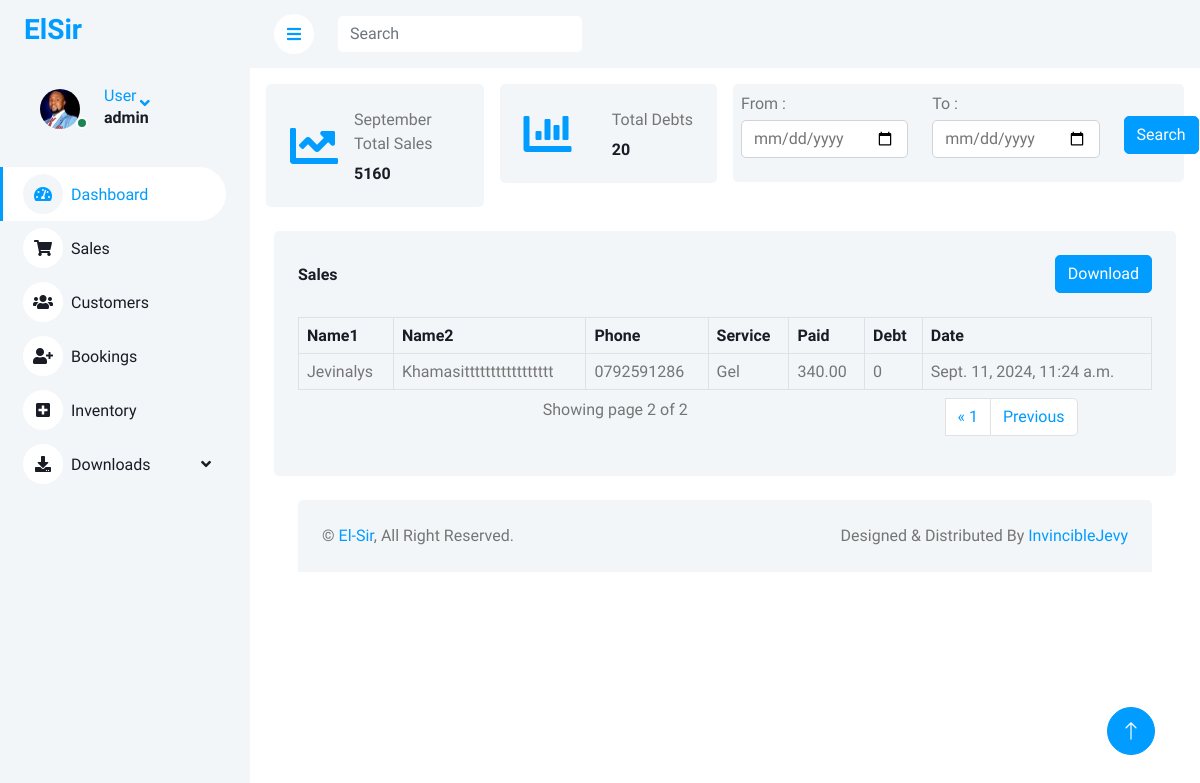
The app's page /salesrepo/?page=2 (signed in) with its own data.
### elsiruser/models.py (models this page shows, shortened)
class Sale(models.Model):
    customer_name = models.ForeignKey(Customer, on_delete = models.PROTECT)
    phone = models.CharField(max_length=12,null=True)
    services = models.CharField(max_length=255,default="" )
    CASH = "cash"
    MPESA = "Mpesa"
    PAYMENT_MODE = {
        CASH : "cash",
        MPESA : "Mpesa"
        }
    payment_mode = models.CharField(
    max_length= 10,
    choices=PAYMENT_MODE,
    default=CASH,
    )
    mpesa_code = models.CharField(max_length=255, null=True)
    amount = models.DecimalField(max_digits=40, decimal_places=2,default=0)
    date_paid = models.DateTimeField(default=timezone.now)
    class Meta:
        ordering:['-date_paid'] # type: ignore

class Customer(models.Model):
    first_name = models.CharField(max_length=255)
    second_name = models.CharField(max_length=255)
    phone = models.CharField(max_length=12)
    email_address =models.EmailField(null=True,blank=True)
    debt = models.IntegerField(null=True, blank=True,default=0)
    loyalty_points = models.FloatField(null=True, blank=True,default=0)

### elsiruser/views.py (the view)
# urls.py: path('salesrepo/',views.salesrepo, name="salesrepo"),
@login_required(login_url='login')
def salesrepo(request):
        sales = Sale.objects.all().order_by('-date_paid')
        myFilter = salesRepofilter(request.GET,queryset=sales)
        sales=myFilter.qs
        month = timezone.now()
        dispmonth= month.strftime("%B")
        for sale in sales:
            sale.services_list = ast.literal_eval(sale.services)
        now = timezone.now()
        start_of_month = now.replace(day=1)
        end_of_month = (start_of_month + timezone.timedelta(days=32)).replace(day=1)
        total_sales_current_month = Sale.objects.filter(
        date_paid__gte=start_of_month,
        date_paid__lt=end_of_month).aggregate(total_sales=Sum('amount'))['total_sales'] or 0
        total_debt = Customer.objects.aggregate(total_debt=Sum('debt'))['total_debt'] or 0
        paginator = Paginator(sales,7)
        page_number = request.GET.get('page')
        page_obj =Paginator.get_page(paginator, page_number)
        context = {'sales':sales,'myFilter':myFilter, 'page_obj':page_obj,'dispmonth':dispmonth,'total_sales_current_month':total_sales_current_month,'total_debt':total_debt}
        return render(request,'salesRepo.html',context)

### elsiruser/templates/salesRepo.html (shortened to what this page needs)
{% extends 'base.html' %}
{% load static %}
{% block content %}
{%include 'sidebar.html' %}
        <div class="content">
            <nav class="navbar navbar-expand bg-light navbar-light sticky-top px-4 py-0">
                <a href="{% url 'dashboard' %}" class="sidebar-toggler flex-shrink-0">
                    <i class="fa fa-bars"></i>
                </a>
                <form class="d-md-flex mt-3 ms-4">
                    <input class="form-control border-0" type="search" placeholder="Search">
                </form>
            </nav>
            <div class="container-fluid pt-3 px-3">
                <div class="row g-3">
                    <div class="col-sm-4 col-xl-3">
                        <div class="bg-light rounded d-flex align-items-center justify-content-between p-4">
                            <i class="fa fa-chart-line fa-3x text-primary"></i>
                            <div class="ms-3">
                                <p class="mb-2">{{dispmonth}} Total Sales</p>
                                <h6 class="mb-0">{{ total_sales_current_month }}</h6>
                            </div>
                        </div>
                    </div>
                    <div class="col-sm-6 col-xl-3">
                        <div class="bg-light rounded d-flex align-items-center justify-content-between p-4">
                            <i class="fa fa-chart-bar fa-3x text-primary"></i>
                            <div class="ms-3">
                                <p class="mb-2"> Total Debts</p>
                                <h6 class="mb-0">{{ total_debt}}</h6>
                            </div>
                        </div>
                    </div>
                    <div class="col-sm-4 col-xl-6">
                        <div class="bg-light rounded d-flex align-items-center justify-content-between p-2">
                            <form action="" method="GET">
                                <div class="row">
                                    <div class="col-sm-5">
                                        <div class="form-group">
                                          <label class="mb-1" for="">From : </label>
                                           {{myFilter.form.fromdate}}
                                        </div>
                                    </div>
                                    <div class="col-md-5">
                                        <div class="form-group">
                                          <label class="mb-1" for="">To : </label>
                                          {{myFilter.form.todate}}
                                        </div>
                                    </div>
                                    <div class="col-md-2">
                                        <br class="mb-1">
                                        <button class="btn btn-primary btn-primary-sm" type="submit">Search</button>
                                    </div>
                                </div>
                            </form>
                        </div>
                    </div>
                </div>
            </div>
            <div class="container-fluid pt-4 px-4">
                <div class="bg-light text-center rounded p-4">
                        <div class="col-md-12">
                            <div class="d-flex align-items-center justify-content-between mb-4">
                                <h6 class="mb-0">Sales</h6>
                                <a href="{% url 'export-excel' %}" class="btn btn-primary">Download</a>
                            </div>
                        </div>
                    <div class="app-table">
                        <div class="table-responsive">
                            <table class="table text-start align-middle table-bordered table-hover mb-0">
                                <thead>
                                    <tr class="text-dark">
                                        <th scope="col">Name1</th>
                                        <th scope="col">Name2</th>
                                        <th scope="col">Phone</th>
                                        <th scope="col">Service</th>
                                        <th scope="col">Paid</th>
                                        <th scope="col">Debt</th>
                                        <th scope="col">Date</th>
                                    </tr>
                                </thead>
                                <tbody>
                                    {% for sale in page_obj %}
                                    <tr>
                                        <td>{{sale.customer_name.first_name}}</td>
                                        <td>{{sale.customer_name.second_name}}</td>
                                        <td>{{sale.phone}}</td>
                                        <td>{{sale.services_list|join:", "}}</td>
                                        <td>{{sale.amount}}</td>
                                        <td>{{sale.customer_name.debt}}</td>
                                        <td>{{sale.date_paid}}</td>
                                    </tr>
                                    {% endfor %}
                                </tbody>
                            </table>
                        </div>
                    </div>
                    <div class="pagination-container pt-2">
                        <div class="row">
                            <div class="col-md-9">
                                Showing page {{page_obj.number}} of {{ page_obj.paginator.num_pages }}
                            </div>
                            <ul class="pagination align-right float-right mr-auto , col-md-3">
                                {% if page_obj.has_previous %}
                                <li {% if page_obj.number == 1 %} class="page-item active" {% endif %}><a class="page-link" href="?page=1">&laquo; 1</a></li>
                                <li class="page-item"> <a class="page-link" href="?page={{ page_obj.previous_page_number }}">Previous</a></li>
                                {% endif %}
                                </ul>
                        </div>
                    </div>
            </div>
{% endblock %}

### elsiruser/templates/sidebar.html (shortened to what this page needs)
{% load static %}
<div class="sidebar pe-4 pb-3">
    <nav class="navbar bg-light navbar-light">
        <a href="{% url 'dashboard' %}" class="navbar-brand mx-4 mb-3">
            <h3 class="text-primary"></i>ElSir</h3>
        </a>
        {% if user.is_authenticated %}
            <div class="nav-item dropdown">
                <a href="#" class="nav-link dropdown-toggle" data-bs-toggle="dropdown">
                    <div class="d-flex align-items-center ms-4 mb-4">
                        <div class="position-relative">
                            <img class="rounded-circle me-lg-2" src="{% static 'elsiruser/img/user1.jpg' %}" alt="" style="width: 40px; height: 40px;">
                            <div class="bg-success rounded-circle border border-2 border-white position-absolute end-0 bottom-0 p-1"></div>
                        </div>
                        <div class="ms-3">
                            <span class="d-none d-lg-inline-flex">User</span>
                            <h6>{{user.username}}</h6>
                        </div>
                    </div>
                </a>
            </div>
        {% else %}
            <a href="{%url 'login' %}" class="dropdown-item">LogIn</a>
        {% endif %}
        <div class="navbar-nav w-100">
            <a href="{% url 'dashboard' %}" class="nav-item nav-link active"><i class="fa fa-tachometer-alt me-2"></i>Dashboard</a>
            <a href="{% url 'sales' %}" class="nav-item nav-link"><i class="fa fa-shopping-cart me-2"></i>Sales</a>
            <a href="{% url 'customers' %}" class="nav-item nav-link"><i class="fa fa-users me-2"></i>Customers</a>
            <a href="{% url 'bookings' %}" class="nav-item nav-link"><i class="fa fa-user-plus me-2"></i>Bookings</a>
            <a href="{% url 'Inventory' %}" class="nav-item nav-link"><i class="fa fa-plus-square me-2"></i>Inventory</a>
            <div class="nav-item dropdown">
                <a href="#" class="nav-link dropdown-toggle" data-bs-toggle="dropdown"><i class="fa fa-download me-2"></i>Downloads</a>
            </div>
        </div>
    </nav>
</div>

### static/elsiruser/css/style.css (style rules this page uses)
:root { --primary: #009CFF; --light: #F3F6F9; --dark: #191C24; }
.btn { transition: .5s; }
.btn.btn-primary { color: #FFFFFF; }
.sidebar { position: fixed; top: 0; left: 0; bottom: 0; width: 250px; height: 100vh; overflow-y: auto; background: var(--light); transition: 0.5s; z-index: 999; }
.content { margin-left: 250px; min-height: 100vh; background: #FFFFFF; transition: 0.5s; }
@media (min-width: 992px) { .sidebar { margin-left: 0; } }
@media (min-width: 992px) { .content { width: calc(100% - 250px); } }
.sidebar .navbar .navbar-nav .nav-link { padding: 7px 20px; color: var(--dark); font-weight: 500; border-left: 3px solid var(--light); border-radius: 0 30px 30px 0; outline: none; }
.sidebar .navbar .navbar-nav .nav-link:hover, .sidebar .navbar .navbar-nav .nav-link.active { color: var(--primary); background: #FFFFFF; border-color: var(--primary); }
.sidebar .navbar .navbar-nav .nav-link i { width: 40px; height: 40px; display: inline-flex; align-items: center; justify-content: center; background: #FFFFFF; border-radius: 40px; }
.sidebar .navbar .navbar-nav .nav-link:hover i, .sidebar .navbar .navbar-nav .nav-link.active i { background: var(--light); }
.sidebar .navbar .dropdown-toggle::after { position: absolute; top: 15px; right: 15px; border: none; content: "\f107"; font-family: "Font Awesome 5 Free"; font-weight: 900; transition: .5s; }
.content .navbar .sidebar-toggler, .content .navbar .navbar-nav .nav-link i { width: 40px; height: 40px; display: inline-flex; align-items: center; justify-content: center; background: #FFFFFF; border-radius: 40px; }

### records on screen
Sale: customer_name.first_name "Jevinalys", customer_name.second_name "Khamasittttttttttttttttt", phone "0792591286", services_list "Gel", amount "340.00", customer_name.debt "0", date_paid "Sept. 11, 2024, 11:24 a.m."

### other values on screen
{{ user.username }} "admin"
{{ total_sales_current_month }} "5160"
{{ total_debt }} "20"
{{ page_obj.number }} "2"
{{ page_obj.paginator.num_pages }} "2"
